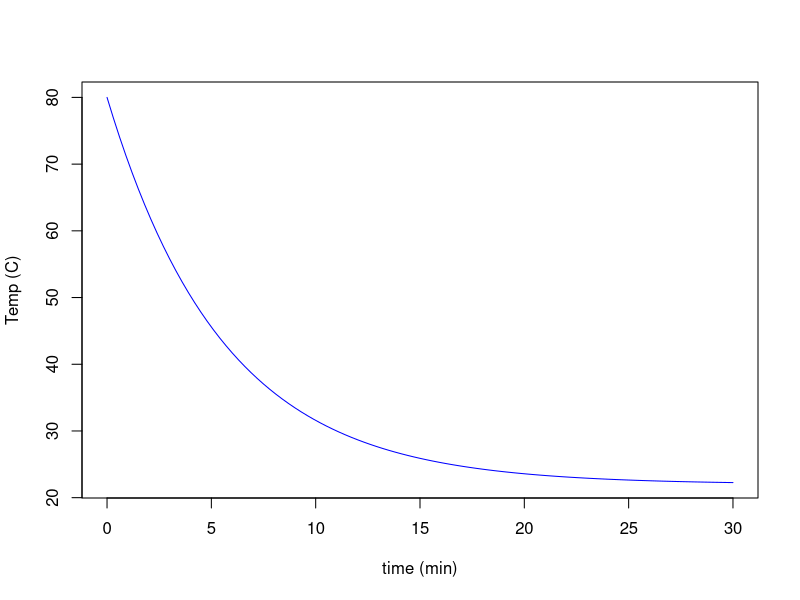

Here is the R script that generated this plot:
T <- function(t) 22+58*exp(-0.18*t)
dT <- function(t) -10.44*exp(-0.18*t)
cat("T(5) =", round(T(5), 3), "\n")
cat("T'(5) =", round(dT(5), 3), "\n")
curve(T(x), 0, 30, col="blue",
      xlab="time (min)", ylab="Temp (C)")
